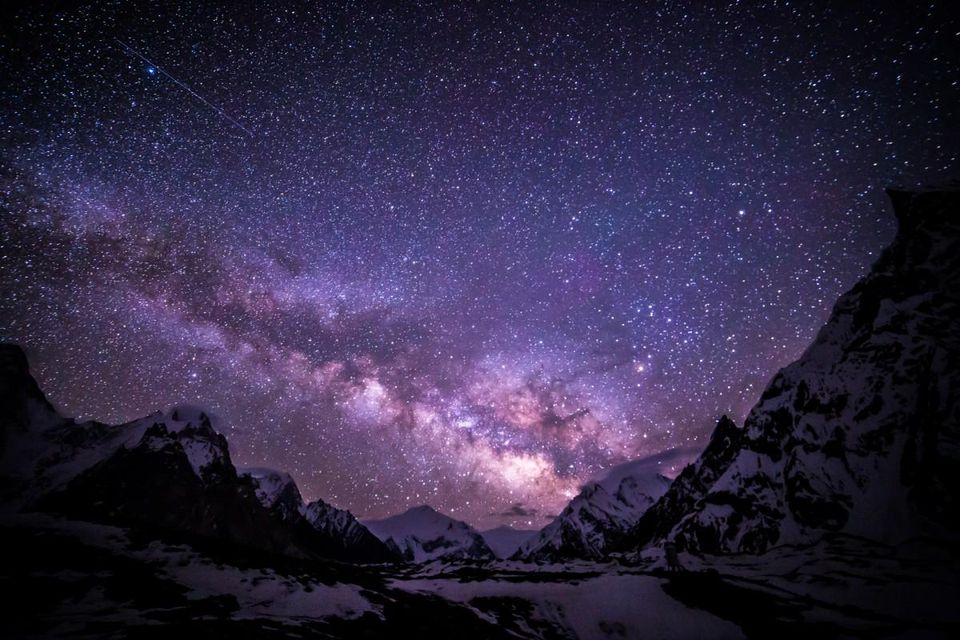
//> input picture star.jpg, 960 x 640 px
$ ./main ../star.jpg   (built with g++ and OpenCV 4)
//> lines starting //> are read from the running program, lines starting //| are printed output that depends on the picture
### 05/Dip5.cpp
//============================================================================
// Name        : Dip5.cpp
// Author      : Ronny Haensch, Andreas Ley
// Version     : 3.0
// Copyright   : -
// Description :
//============================================================================

#include "Dip5.h"


namespace dip5 {


/**
* @brief Generates gaussian filter kernel of given size
* @param kSize Kernel size (used to calculate standard deviation)
* @returns The generated filter kernel
*/
cv::Mat_<float> createGaussianKernel1D(float sigma)
{
    unsigned kSize = getOddKernelSizeForSigma(sigma);
    // Hopefully already DONE, copy from last homework, just make sure you compute the kernel size from the given sigma (and not the other way around)
    cv::Mat G1D = cv::Mat::zeros(1,kSize,CV_32FC1);

    int i;
    float value;
    float sum =0.0;

    for (i=0; i<kSize; i++){
       value = exp(-(cv::pow(i-(kSize-1.0)/2.0,2.0)/cv::pow(sigma,2.0))/2.0);
       G1D.at<float>(0, i) = value;
       sum += value;
    }

    G1D = G1D/sum;

    return G1D;
//    return cv::Mat_<float>::zeros(1, kSize);
}

// Copy from last homework to use separableFilter
cv::Mat_<float> spatialConvolution(const cv::Mat_<float>& src, const cv::Mat_<float>& kernel)
{

   int R1 = src.rows;//y
   int C1 = src.cols;//x
   int R2 = kernel.rows;//y
   int C2 = kernel.cols;//x
   int i, j, m, n;

   cv::Mat big = cv::Mat::zeros(R1+R2-1,C1+C2-1,CV_32FC1);

   for (i=0;i<R1;i++){
      for (j=0;j<C1;j++){
         float copi = 0.0;
         copi = src.at<float>(i,j);
         big.at<float>(i+R2/2-1/2,j+C2/2-1/2) = copi;
      }
   }

   cv::Mat out = src.clone();

   for (i= 0;i<R1;i++){
       for (j=0;j<C1;j++){
           float result = 0.0;
           for (m=0;m<R2;m++){
               for (n=0;n<C2;n++){
                   result += (big.at<float>(i+m,j+n) * kernel.at<float>(R2-m-1,C2-n-1));
               }
           }
           out.at<float>(i,j)=result;

       }
   }

   return out;

}

/**
* @brief Convolution in spatial domain by seperable filters
* @param src Input image
* @param size Size of filter kernel
* @returns Convolution result
*/
cv::Mat_<float> separableFilter(const cv::Mat_<float>& src, const cv::Mat_<float>& kernelX, const cv::Mat_<float>& kernelY)
{
    // Hopefully already DONE, copy from last homework
    // But do mind that this one gets two different kernels for horizontal and vertical convolutions.

   int R = src.rows;//y
   int C = src.cols;//x

   cv::Mat tempog = cv::Mat(R,C,CV_32FC1);
   cv::Mat temp = cv::Mat(C,R,CV_32FC1);
   cv::Mat outog = cv::Mat(C,R,CV_32FC1);
   cv::Mat out = cv::Mat(R,C,CV_32FC1);
   float a;
   int i,j;

   tempog = spatialConvolution(src,kernelX);

   for (i= 0;i<R;i++){
       for (j=0;j<C;j++){
           a= tempog.at<float>(i,j);
           temp.at<float>(j,i)=a;
       }
   }

   outog = spatialConvolution(temp,kernelY);

   for (i= 0;i<C;i++){
       for (j=0;j<R;j++){
          out.at<float>(j,i) = outog.at<float>(i,j);
       }
   }

    return out;
}


/**
 * @brief Creates kernel representing fst derivative of a Gaussian kernel (1-dimensional)
 * @param sigma standard deviation of the Gaussian kernel
 * @returns the calculated kernel
 */
cv::Mat_<float> createFstDevKernel1D(float sigma)
{
    unsigned kSize = getOddKernelSizeForSigma(sigma);
    // TO DO !!!

    cv::Mat G1D = createGaussianKernel1D(sigma);
    cv::Mat Dev1D = G1D.clone();


    int i,x;
    int c = (kSize-1)/2;

    for (i=0; i<kSize; i++){
       x = i-c;
       Dev1D.at<float>(0, i) = -x*G1D.at<float>(0,i)/cv::pow(sigma,2.0);
    }

    return Dev1D;

}


/**
 * @brief Calculates the directional gradients through convolution
 * @param img The input image
 * @param sigmaGrad The standard deviation of the Gaussian kernel for the directional gradients
 * @param gradX Matrix through which to return the x component of the directional gradients
 * @param gradY Matrix through which to return the y component of the directional gradients
 */
void calculateDirectionalGradients(const cv::Mat_<float>& img, float sigmaGrad,
                            cv::Mat_<float>& gradX, cv::Mat_<float>& gradY)
{
    // TO DO !!!

    gradX.create(img.rows, img.cols);
    gradY.create(img.rows, img.cols);

    cv::Mat G1D = createGaussianKernel1D(sigmaGrad);
    cv::Mat Dev1D = createFstDevKernel1D(sigmaGrad);
    gradX = separableFilter(img,Dev1D,G1D);
    gradY = separableFilter(img,G1D,Dev1D);

}

/**
 * @brief Calculates the structure tensors (per pixel)
 * @param gradX The x component of the directional gradients
 * @param gradY The y component of the directional gradients
 * @param sigmaNeighborhood The standard deviation of the Gaussian kernel for computing the "neighborhood summation".
 * @param A00 Matrix through which to return the A_{0,0} elements of the structure tensor of each pixel.
 * @param A01 Matrix through which to return the A_{0,1} elements of the structure tensor of each pixel.
 * @param A11 Matrix through which to return the A_{1,1} elements of the structure tensor of each pixel.
 */
void calculateStructureTensor(const cv::Mat_<float>& gradX, const cv::Mat_<float>& gradY, float sigmaNeighborhood,
                            cv::Mat_<float>& A00, cv::Mat_<float>& A01, cv::Mat_<float>& A11)
{
    A00.create(gradX.rows, gradX.cols);
    A01.create(gradX.rows, gradX.cols);
    A11.create(gradX.rows, gradX.cols);

    cv::multiply(gradX,gradX,A00);
    cv::multiply(gradX,gradY,A01);
    cv::multiply(gradY,gradY,A11);

// [5 lines of commented-out code are left out]


    cv::Mat G1D = createGaussianKernel1D(sigmaNeighborhood);

    A00 = separableFilter(A00,G1D,G1D);
    A01 = separableFilter(A01,G1D,G1D);
    A11 = separableFilter(A11,G1D,G1D);


// [13 lines of commented-out code are left out]
}

/**
 * @brief Calculates the feature point weight and isotropy from the structure tensors.
 * @param A00 The A_{0,0} elements of the structure tensor of each pixel.
 * @param A01 The A_{0,1} elements of the structure tensor of each pixel.
 * @param A11 The A_{1,1} elements of the structure tensor of each pixel.
 * @param weight Matrix through which to return the weights of each pixel.
 * @param isotropy Matrix through which to return the isotropy of each pixel.
 */
void calculateFoerstnerWeightIsotropy(const cv::Mat_<float>& A00, const cv::Mat_<float>& A01, const cv::Mat_<float>& A11,
                                    cv::Mat_<float>& weight, cv::Mat_<float>& isotropy)
{
    weight.create(A00.rows, A00.cols);
    isotropy.create(A00.rows, A00.cols);

    cv::Mat tr, det,a,b;

	cv::add(A00,A11,tr); //tr
    cv::multiply(A00,A11,a);
    cv::multiply(A01,A01,b);
    det = a-b; //det

    cv::divide(det,tr,weight);

    isotropy = 4*det/(tr.mul(tr));


    // TO DO !!!
}


/**
 * @brief Finds Foerstner interest points in an image and returns their location.
 * @param img The greyscale input image
 * @param sigmaGrad The standard deviation of the Gaussian kernel for the directional gradients
 * @param sigmaNeighborhood The standard deviation of the Gaussian kernel for computing the "neighborhood summation" of the structure tensor.
 * @param minWeight Threshold on the weight as a fraction of the mean of all locally maximal weights.
 * @param minIsotropy Threshold on the isotropy of interest points.
 * @returns List of interest point locations.
 */
std::vector<cv::Vec2i> getFoerstnerInterestPoints(const cv::Mat_<float>& img, float sigmaGrad, float sigmaNeighborhood, float minWeight, float minIsotropy)
{
    // TO DO !!!
    cv::Mat_<float> gradX, gradY,A00,A01,A11,weight,isotropy;
    calculateDirectionalGradients(img, sigmaGrad,gradX, gradY);
    calculateStructureTensor(gradX, gradY, sigmaNeighborhood, A00, A01, A11);
    calculateFoerstnerWeightIsotropy(A00, A01, A11,weight, isotropy);

    float meanw = cv::mean(weight)[0];
    cv::threshold(weight,weight,minWeight*meanw,10000,cv::THRESH_TOZERO);
    cv::threshold(isotropy,isotropy,minIsotropy,1,cv::THRESH_TOZERO);


    int i,j;
    std::vector<cv::Vec2i> points;
    for (i= 0;i<weight.rows;i++){
       for (j=0;j<weight.cols;j++){
           if (weight.at<float>(i,j)* isotropy.at<float>(i,j)!=0 && isLocalMaximum(weight, j, i)==true){
              points.push_back(cv::Vec2i(j,i));
           }
       }
    }

    return points;
}


/* *****************************
  GIVEN FUNCTIONS
***************************** */


// Use this to compute kernel sizes so that the unit tests can simply hard checks for correctness.
unsigned getOddKernelSizeForSigma(float sigma)
{
    unsigned kSize = (unsigned) std::ceil(5.0f * sigma) | 1;
    if (kSize < 3) kSize = 3;
    return kSize;
}

// [11 lines left out: function isLocalMaximum, not called in this run]

}

### 05/main.cpp
//============================================================================
// Name        : main.cpp
// Author      : Ronny Haensch, Andreas Ley
// Version     : 3.0
// Copyright   : -
// Description : only calls processing and test routines
//============================================================================


#include "Dip5.h"

#include <iostream>


using namespace std;
using namespace cv;


#define TEST_FOR_DIP6

#ifdef TEST_FOR_DIP6
#include <immintrin.h>
void testForDip6() {

    std::cout << "Testing SSE" << std::endl;
    {
        volatile float a_ = 1.0f;
        volatile float b_ = 2.0f;
        volatile __m128 a = _mm_set1_ps(a_);
        volatile __m128 b = _mm_set1_ps(b_);
        volatile __m128 c = _mm_add_ps(a, b);
        float c_[4];
        _mm_storeu_ps(c_, c);
        a_ = c_[0];
    }

    std::cout << "Testing SSE3" << std::endl;
    {
        volatile float a_ = 1.0f;
        volatile float b_ = 2.0f;
        volatile __m128 a = _mm_set1_ps(a_);
        volatile __m128 b = _mm_set1_ps(b_);
        volatile __m128 c = _mm_hadd_ps(a, b);
        float c_[4];
        _mm_storeu_ps(c_, c);
        a_ = c_[0];
    }
    std::cout << "Testing SSE4.1" << std::endl;
    {
        volatile float a_ = 1.0f;
        volatile float b_ = 2.0f;
        volatile __m128 a = _mm_set1_ps(a_);
        volatile __m128 b = _mm_set1_ps(b_);
        volatile __m128 c = _mm_dp_ps(a, b, 0xFF);
        float c_[4];
        _mm_storeu_ps(c_, c);
        a_ = c_[0];
    }
#ifdef __AVX__
    std::cout << "Testing AVX" << std::endl;
    {
        volatile float a_ = 1.0f;
        volatile float b_ = 2.0f;
        volatile __m256 a = _mm256_set1_ps(a_);
        volatile __m256 b = _mm256_set1_ps(b_);
        volatile __m256 c = _mm256_add_ps(a, b);
        float c_[8];
        _mm256_storeu_ps(c_, c);
        a_ = c_[0];
    }
#endif

}
#else
void testForDip6() {
}
#endif


// usage: path to image in argv[1], sigma in argv[2]
// main function. loads image, calls processing routines, shows keypoints
int main(int argc, char** argv) {

    testForDip6();


    // check if enough arguments are defined
    if (argc < 2){
        cout << "Usage:\n\tdip5 path_to_original [sigmaGrad [sigmaNeighborhood]]"  << endl;
        cout << "Press enter to exit"  << endl;
        cin.get();
        return -1;
    }

    // load image, path in argv[1]
    cout << "load image" << endl;
    Mat img = imread(argv[1]);
//> img is the input picture: 640 rows x 960 cols, CV_8UC3; mean B, G, R 67.8, 40.2, 48.4
    if (!img.data){
        cout << "ERROR: original image not specified"  << endl;
        cout << "Press enter to exit"  << endl;
        cin.get();
        return -1;
    }

    Mat imgF;
    // convert U8 to 32F
    cv::cvtColor(img, imgF, cv::COLOR_BGR2GRAY);
    imgF.convertTo(imgF, CV_32FC1);
//> imgF: 640 rows x 960 cols, CV_32FC1
    cout << " > done" << endl;

    // define standard deviation of directional gradient
    float sigmaBlur;
    if (argc < 3)
        sigmaBlur = 1.5f;
    else
        sigmaBlur = atof(argv[2]);
    // define standard deviation of directional gradient
    float sigmaNeighborhood;
    if (argc < 4)
        sigmaNeighborhood = 2.0f;
    else
        sigmaNeighborhood = atof(argv[3]);


    imshow("originalGrey", img);
    imwrite("originalGrey.png", imgF );


    // calculate interest points
    std::vector<cv::Vec2i> points = dip5::getFoerstnerInterestPoints(imgF, sigmaBlur, sigmaNeighborhood);
//> after the loop in spatialConvolution, `for (i= 0;i<R1;i++)`:
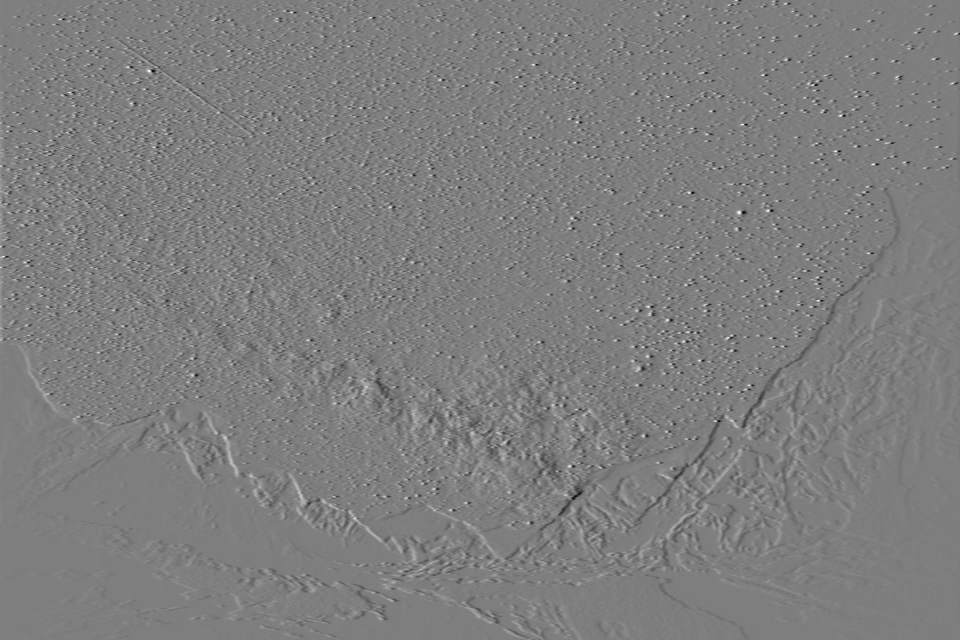
//> out: 640 rows x 960 cols, CV_32FC1; min -40.48, max 41.03, mean 0; drawn with min black and max white
//> the loop in separableFilter, `for (i= 0;i<R;i++)` made 640 passes
//> a on passes 1 to 3: -0.508, -0.508, -0.508
//> after the loop in separableFilter, `for (i= 0;i<R;i++)`: a = 0
//> the loop in separableFilter (call 2), `for (i= 0;i<R;i++)` made 640 passes
//> a on passes 1 to 3: 1.27, 1.27, 1.27
//> after the loop in separableFilter (call 2), `for (i= 0;i<R;i++)`:
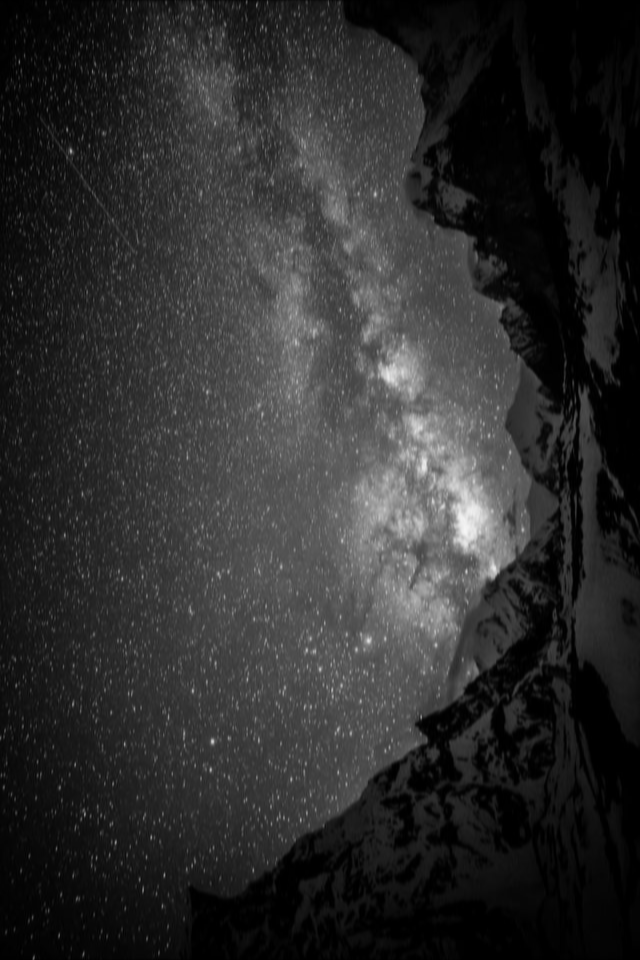
//> temp: 960 rows x 640 cols, CV_32FC1; min 0, max 245.9, mean 45.8
//> the loop in separableFilter (call 3), `for (i= 0;i<R;i++)` made 640 passes
//> a on passes 1 to 3: 0.0287, 0.0513, 0.0654
//> after the loop in separableFilter (call 3), `for (i= 0;i<R;i++)`:
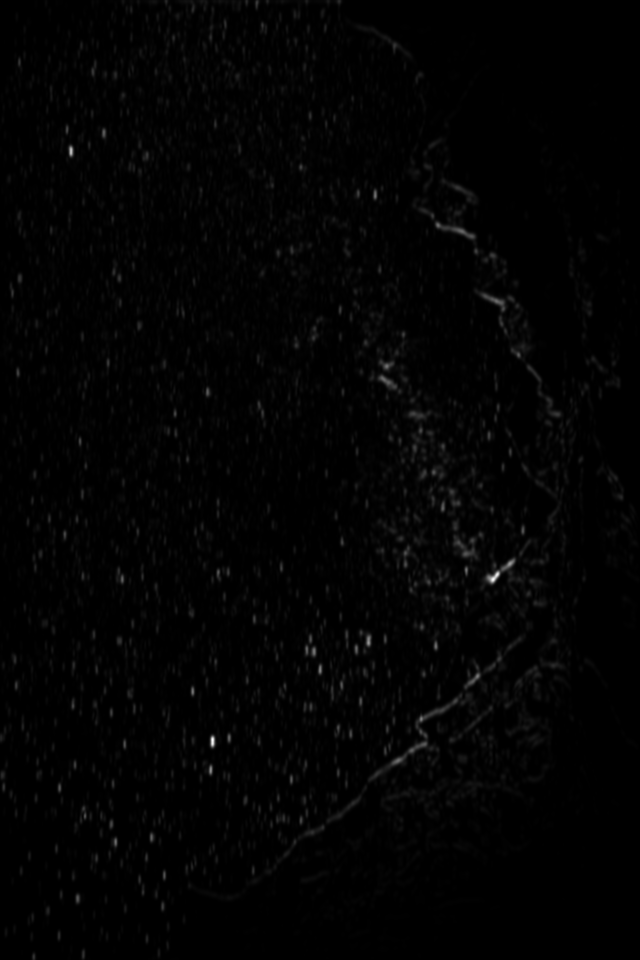
//> temp: 960 rows x 640 cols, CV_32FC1; min 0, max 440.6, mean 5.7; drawn with min black and max white
//> after the loop in spatialConvolution (call 7), `for (i= 0;i<R1;i++)`:
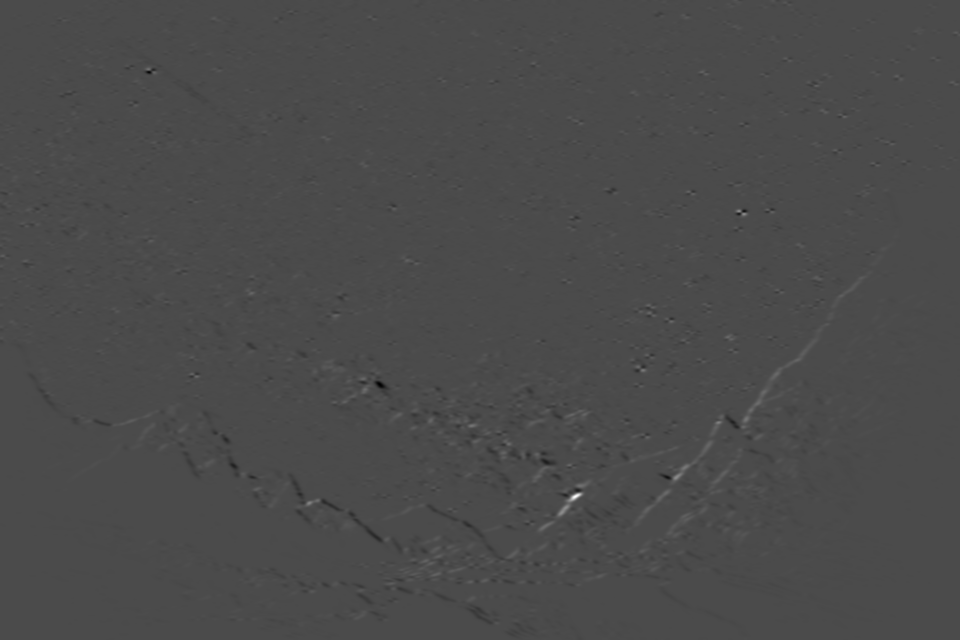
//> out: 640 rows x 960 cols, CV_32FC1; min -203, max 486, mean 0.1; drawn with min black and max white
//> the loop in separableFilter (call 4), `for (i= 0;i<R;i++)` made 640 passes
//> a on passes 1 to 3: -0.0409, -0.0344, -0.0151
//> after the loop in separableFilter (call 4), `for (i= 0;i<R;i++)`:
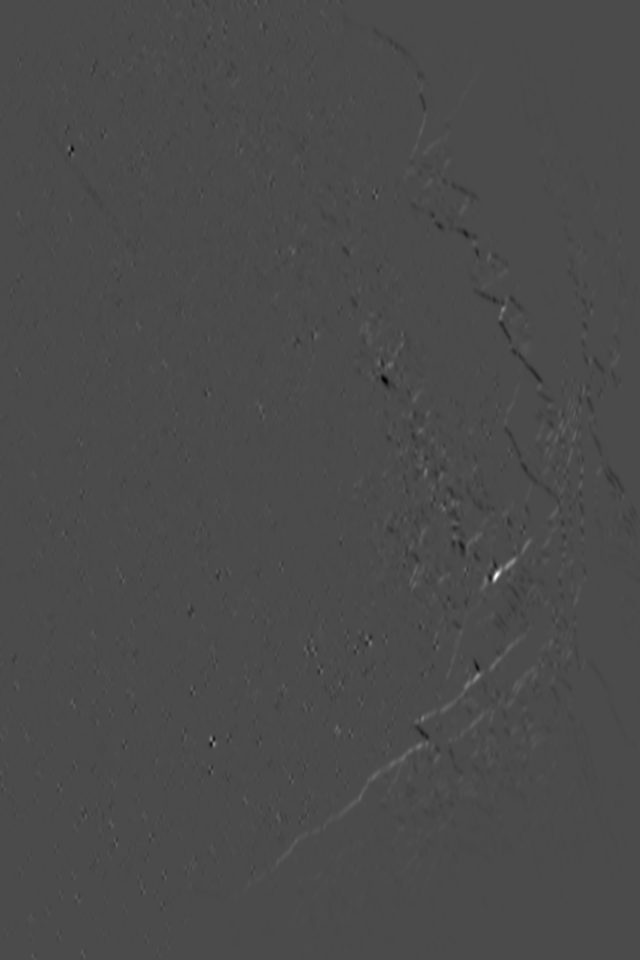
//> temp: 960 rows x 640 cols, CV_32FC1; min -203, max 486, mean 0.1; drawn with min black and max white
//> in calculateFoerstnerWeightIsotropy, `isotropy = 4*det/(tr.mul(tr));`:
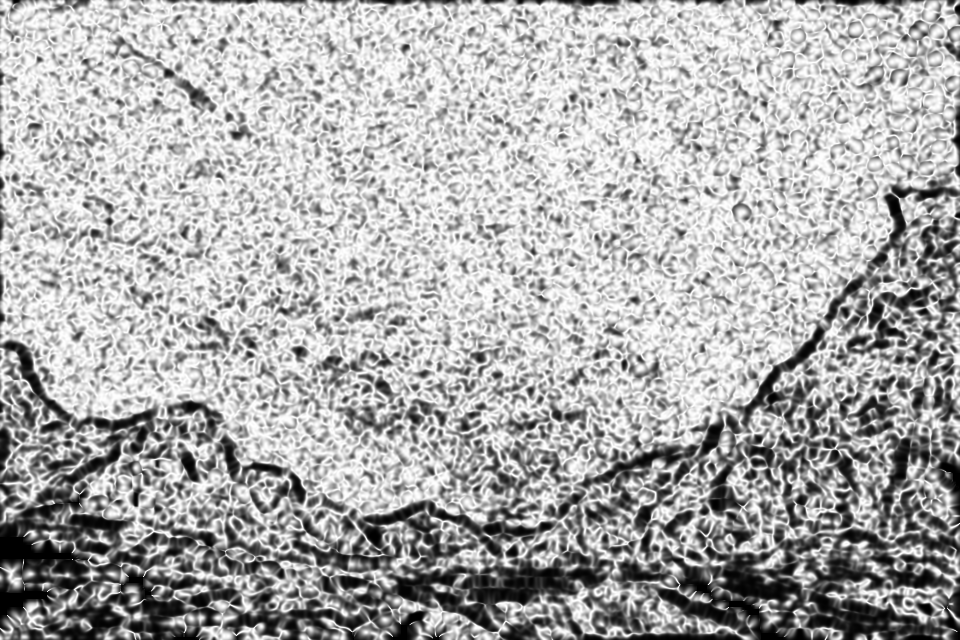
//> isotropy: 640 rows x 960 cols, CV_32FC1; 0.34% of the values are NaN or infinite; the others: min 0, max 1, mean 0.681; drawn with min black, max white, NaN and infinite black
//> in getFoerstnerInterestPoints, `float meanw = cv::mean(weight)[0];`: meanw = nan
//> in getFoerstnerInterestPoints, `cv::threshold(weight,weight,minWeight*meanw,10000,cv::THRESH_TOZERO);`: weight: 640 rows x 960 cols, CV_32FC1; every value is 0
//> in getFoerstnerInterestPoints, `cv::threshold(isotropy,isotropy,minIsotropy,1,cv::THRESH_TOZERO);`:
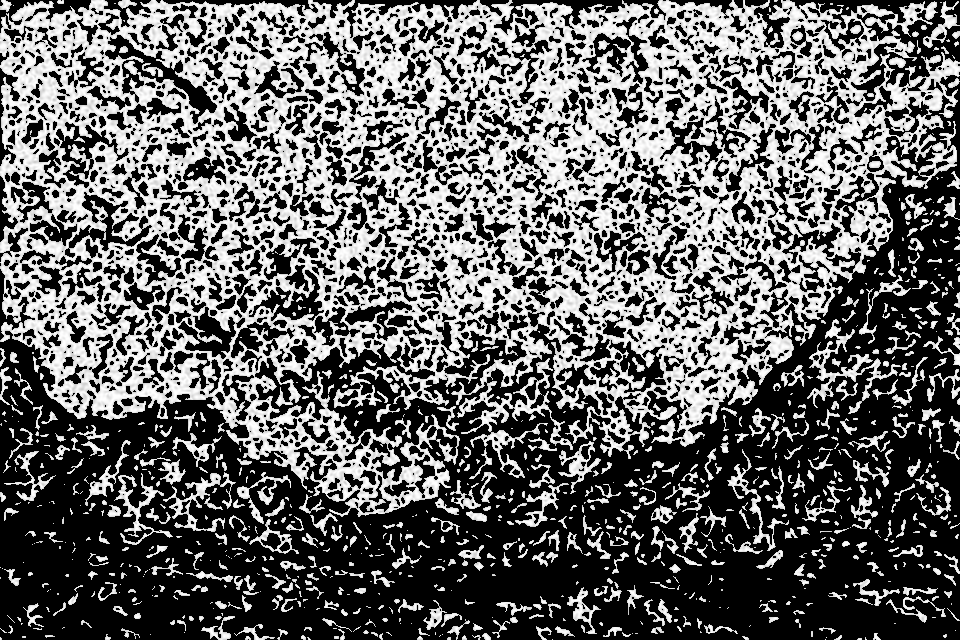
//> isotropy: 640 rows x 960 cols, CV_32FC1; min 0, max 1, mean 0.401

    cout << "Number of detected interest points:\t" << points.size() << endl;
//| Number of detected interest points:	0
    Mat imgRGB;
    // convert to color
    cv::cvtColor(imgF, imgRGB, cv::COLOR_GRAY2BGR);
    imgRGB.convertTo(imgRGB, CV_8UC3);
//> imgRGB: 640 rows x 960 cols, CV_8UC3

    // plot result
    for (auto p : points)
        cv::circle(imgRGB, p, 10, Scalar(0,0,255));
//> this loop made 0 passes

    imshow("keypoints", imgRGB);
    imwrite("keypoints.png", imgRGB);
    // wait
    waitKey(0);


    return 0;
}
